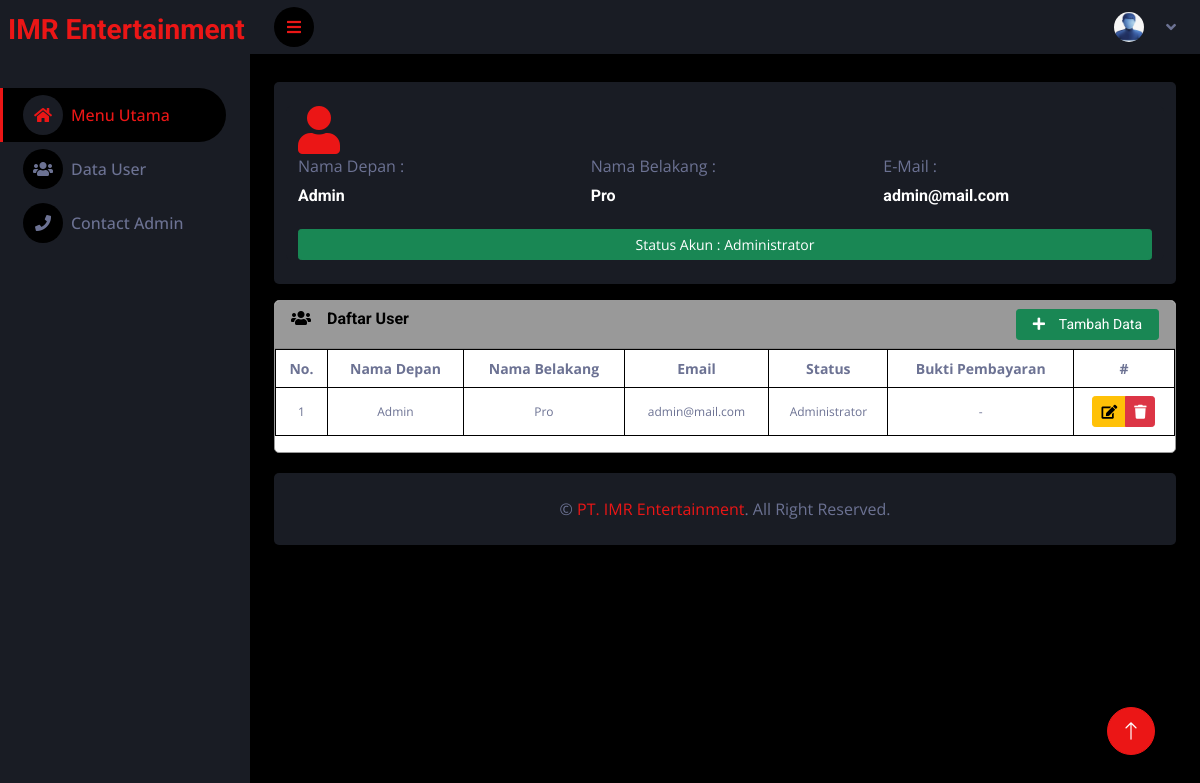
Page /admin/user.php (signed in) on the committed database.
### tables this page shows
CREATE TABLE IF NOT EXISTS users (
	id BIGINT UNSIGNED NOT NULL AUTO_INCREMENT,
	nama_depan VARCHAR(255) NOT NULL,
  nama_belakang VARCHAR(255) NOT NULL,
  username VARCHAR(255) NOT NULL UNIQUE,
  email VARCHAR(255) NOT NULL UNIQUE,
  password VARCHAR(255) NOT NULL,
  level TINYINT(4) NOT NULL DEFAULT 0,
  status_verifikasi BOOLEAN DEFAULT 0,
  nama_rekening_pengirim VARCHAR(255) NULL,
	nama_bank_pengirim VARCHAR(255) NULL,
	nama_file VARCHAR(255) NULL,
  lokasi_file TEXT NULL,
  created_at TIMESTAMP NOT NULL DEFAULT CURRENT_TIMESTAMP,
  updated_at TIMESTAMP NOT NULL DEFAULT CURRENT_TIMESTAMP,
	PRIMARY KEY (id)
);

### config/koneksi.php (called while the page is built, shortened)
<?php
$baseUrl = "http://localhost/Other/Imr/";
?>

### config/helper.php (called while the page is built, shortened)
<?php
  function loginCheck($koneksi, $baseUrl) {
    if (isset($_SESSION['user'])) {
      $check = $koneksi->query("SELECT * FROM users WHERE id='". $_SESSION['user']['id'] ."' ");
      $data = $check->fetch_object();
      if ($data != null) {
        return $_SESSION['user'];
      } else {
        unset($_SESSION['user']);
        return header('location: '.$baseUrl.'login.php');
        exit();
      }
    } else {
      return header('location: '.$baseUrl.'login.php');
      exit();
    }
  }
?>

### admin/user.php (the view, shortened to what this page needs)
<?php
require_once('../config/koneksi.php');
require_once('../config/helper.php');
$loginCheck = loginCheck($koneksi, $baseUrl);
$dataUser = $koneksi->query("SELECT * FROM users");
$jumlahUser = count($dataUser->fetch_all());
?>
<?php include_once('layouts/head.php') ?>
<div class="col-12">
  <div class="bg-secondary rounded p-4 my-1">
    <div class="row bg-secondary rounded">
      <div class="col-sm-12 col-md-2">
        <i class="fa fa-user fa-3x text-primary"></i>
      </div>
      <div class="col-12">
        <div class="row">
          <div class="col-md-4">
            <div class="ms-8">
              <p class="mb-2">Nama Depan : </p>
              <h6 class="mb-0"><?= $loginCheck['nama_depan'] ?? '-' ?></h6>
            </div>
          </div>
          <div class="col-md-4">
            <div class="ms-8">
              <p class="mb-2">Nama Belakang : </p>
              <h6 class="mb-0"><?= $loginCheck['nama_belakang'] ?? '-' ?></h6>
            </div>
          </div>
          <div class="col-md-4">
            <div class="ms-8">
              <p class="mb-2">E-Mail : </p>
              <h6 class="mb-0"><?= $loginCheck['email'] ?? '-' ?></h6>
            </div>
          </div>
          <div class="col-12 pt-4">
            <button type="button" class="btn btn-sm btn-success" style="width:100% !important;">
              <marquee behavior="" direction="right">
                Status Akun :
                <?php
                  $stat = $loginCheck['level'];
                  switch ($stat) {
                    case 0:
                      echo 'Administrator';
                      break;
                  }
                ?>
              </marquee>
            </button>
          </div>
        </div>
      </div>
    </div>
  </div>
</div>
<div class="col-12" style="padding: 12px !important;">
  <div class="card card-secondary">
    <div class="card-header">
      <h6 class="card-title text-dark">
        <span class="fa fa-users"></span> &ensp; Daftar User
        <div style="float: right;">
          <a href="#" class="btn btn-sm btn-success px-3">
            <span class="fa fa-plus"></span> &ensp; Tambah Data
          </a>
        </div>
      </h6>
    </div>
    <div class="card-body p-0">
      <table class="table table-bordered table-hover">
        <thead>
          <tr>
            <th class="text-center align-middle" style="font-size: 14px !important;">No.</th>
            <th class="text-center align-middle" style="font-size: 14px !important;">Nama Depan</th>
            <th class="text-center align-middle" style="font-size: 14px !important;">Nama Belakang</th>
            <th class="text-center align-middle" style="font-size: 14px !important;">Email</th>
            <th class="text-center align-middle" style="font-size: 14px !important;">Status</th>
            <th class="text-center align-middle" style="font-size: 14px !important;">Bukti Pembayaran</th>
            <th class="text-center align-middle" style="font-size: 14px !important;">#</th>
          </tr>
        </thead>
        <tbody>
          <?php if ($jumlahUser > 0) { ?>
            <?php $no = 1;?>
            <?php foreach ($dataUser as $key => $value) { ?>
              <tr>
                <td class="text-center align-middle" style="font-size: 12px !important;"><?=$no++?></td>
                <td class="text-center align-middle" style="font-size: 12px !important;"><?=$value['nama_depan']?></td>
                <td class="text-center align-middle" style="font-size: 12px !important;"><?=$value['nama_belakang']?></td>
                <td class="text-center align-middle" style="font-size: 12px !important;"><?=$value['email']?></td>
                <td class="text-center align-middle" style="font-size: 12px !important;">
                  <?php
                    $level = $value['level'];
                    switch ($level) {
                      case 0:
                        echo 'Administrator';
                        break;
                    }
                  ?>
                </td>
                <td class="text-center align-middle" style="font-size: 12px !important;">
                  <?php if ($value['lokasi_file'] != null) { ?>
                    <a href="<?=$baseUrl . $value['lokasi_file']?>" target="_blank">
                      <?=$value['nama_rekening_pengirim']?> - <?=$value['nama_rekening_pengirim']?>
                    </a>
                  <?php } else { echo "-"; } ?>
                </td>
                <td class="text-center align-middle" style="font-size: 12px !important;">
                  <div class="btn-group">
                    <a href="#" class="btn btn-warning btn-sm">
                      <span class="fa fa-edit"></span>
                    </a>
                    <a href="#" class="btn btn-danger btn-sm">
                      <span class="fa fa-trash"></span>
                    </a>
                  </div>
                </td>
              </tr>
            <?php } ?>
          <?php } else { ?>
            <tr>
              <td class="text-center align-middle" colspan="6">Belum Ada Data</td>
            </tr>
          <?php } ?>
        </tbody>
      </table>
    </div>
  </div>
</div>
<?php include_once('layouts/foot.php') ?>

### assets/css/style.css (style rules this page uses)
:root { --primary: #EB1616; --secondary: #191C24; --light: #6C7293; --dark: #000000; }
.btn { transition: .5s; }

### admin/layouts/custom.css (style rules this page uses)
.card-secondary { border: 1px solid #999 !important; }
.card-secondary .card-header { background-color: #999 !important; }

### rows in the picture
users: nama_depan "Admin", nama_belakang "Pro", email "admin@mail.com", level "Administrator"
